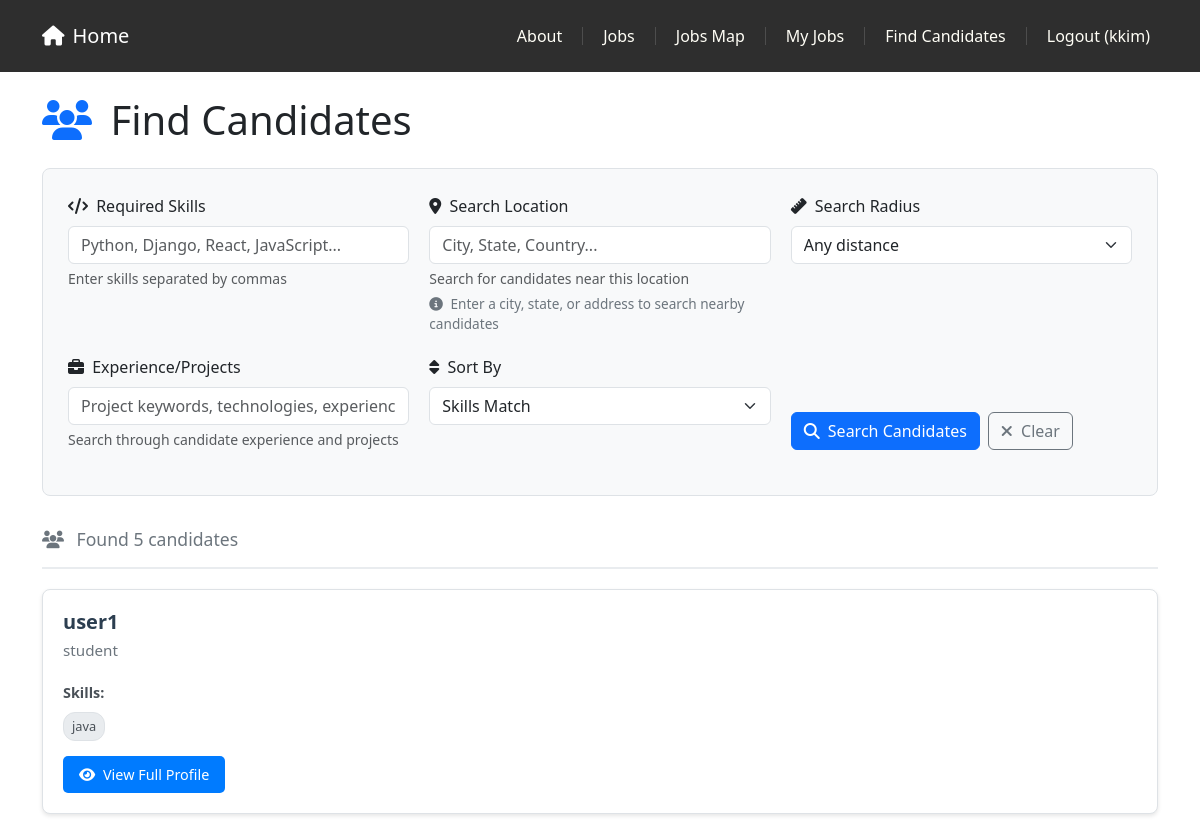
/jobs/recruiter/candidates/ (signed in, upper part), run on an earlier commit of the app's database.
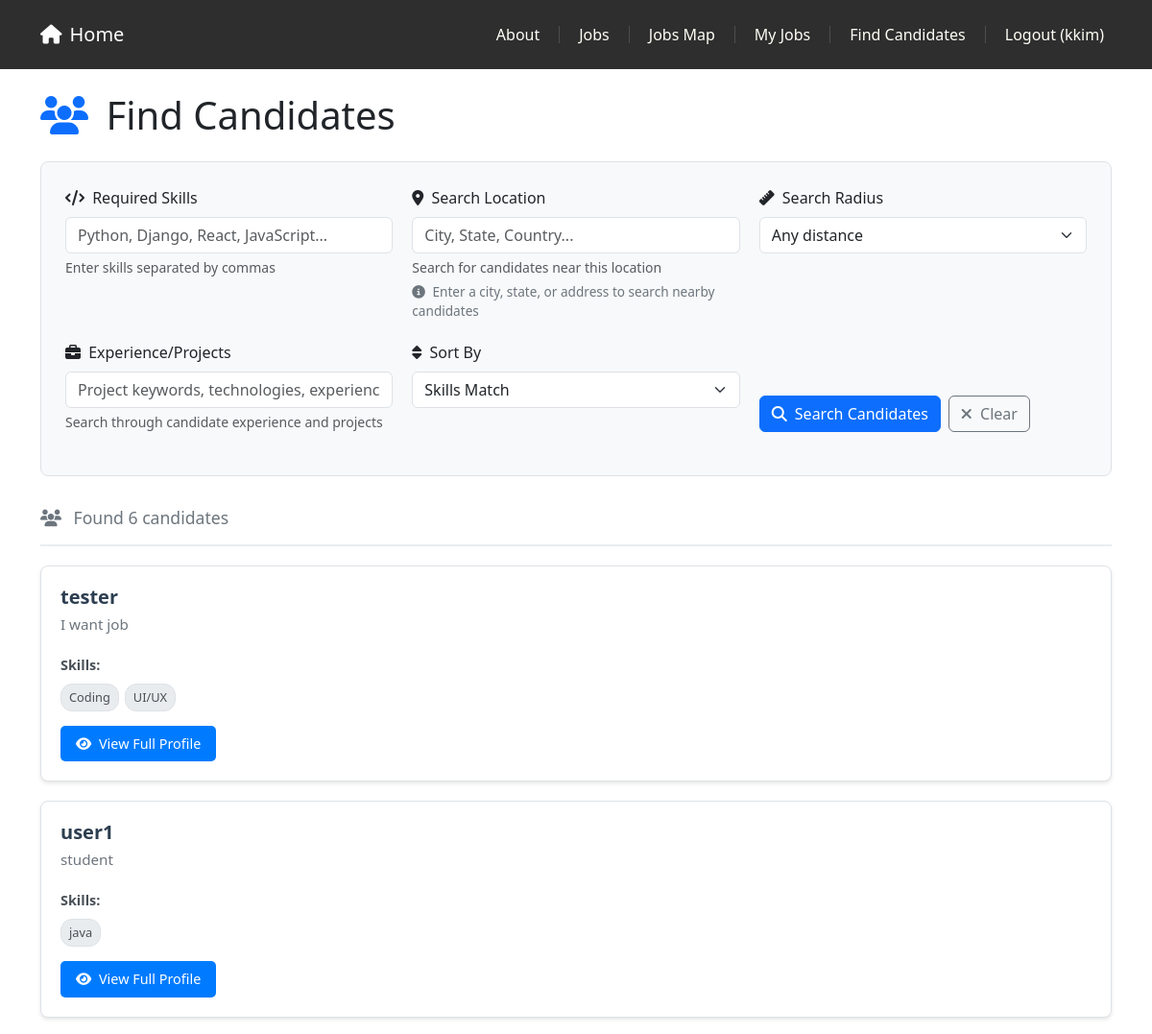
And on a later commit of the database.
### profiles/models.py (models this page shows, shortened)
class Profile(models.Model):
	user = models.OneToOneField(settings.AUTH_USER_MODEL, on_delete=models.CASCADE, related_name='profile')
	name = models.CharField(max_length=150)
	headline = models.CharField(max_length=150, blank=True)
	skills = models.TextField(blank=True)
	education = models.TextField(blank=True)
	experience = models.TextField(blank=True)
	links = models.TextField(blank=True, help_text='Any links (one per line)')
	is_public = models.BooleanField(default=True, help_text='Make your profile visible to recruiters')
	show_contact_info = models.BooleanField(default=True, help_text='Show contact information to recruiters')
	show_experience = models.BooleanField(default=True, help_text='Show work experience to recruiters')
	show_education = models.BooleanField(default=True, help_text='Show education to recruiters')
	show_skills = models.BooleanField(default=True, help_text='Show skills to recruiters')
	show_links = models.BooleanField(default=True, help_text='Show links to recruiters')
	preferred_location_lat = models.DecimalField(max_digits=9, decimal_places=6, null=True, blank=True, help_text='Latitude of preferred location')
	preferred_location_lng = models.DecimalField(max_digits=9, decimal_places=6, null=True, blank=True, help_text='Longitude of preferred location')
	preferred_location_address = models.CharField(max_length=255, blank=True, help_text='Address of preferred location')
	commute_radius = models.IntegerField(default=25, help_text='Preferred commute radius in miles')
	created_at = models.DateTimeField(auto_now_add=True)
	updated_at = models.DateTimeField(auto_now=True)

### jobs/views.py (the view, shortened to what this page needs)
# urls.py: path('recruiter/candidates/', views.CandidateSearchView.as_view(), name='candidate_search'),
class CandidateSearchView(LoginRequiredMixin, RecruiterRequiredMixin, ListView):
    model = Profile
    template_name = 'jobs/candidate_search.html'
    context_object_name = 'candidates'
    paginate_by = 10
    def get_queryset(self):
        queryset = Profile.objects.filter(
            is_public=True
        ).select_related('user').order_by('-updated_at')
        form = CandidateSearchForm(self.request.GET)
        if form.is_valid():
            cleaned_data = form.cleaned_data
            if cleaned_data.get('experience'):
                experience_query = cleaned_data['experience']
                queryset = queryset.filter(
                    Q(experience__icontains=experience_query) |
                    Q(education__icontains=experience_query)
                )
            search_lat = cleaned_data.get('search_lat')
            search_lng = cleaned_data.get('search_lng')
            distance_radius = cleaned_data.get('distance_radius')
        return queryset
    def get_context_data(self, **kwargs):
        context = super().get_context_data(**kwargs)
        form = CandidateSearchForm(self.request.GET)
        context['form'] = form
        candidates_with_matches = []
        search_skills = []
        if form.is_valid() and form.cleaned_data.get('skills'):
            search_skills = [skill.strip().lower() for skill in form.cleaned_data['skills'].split(',') if skill.strip()]
        search_lat = None
        search_lng = None
        if form.is_valid():
            search_lat = form.cleaned_data.get('search_lat')
            search_lng = form.cleaned_data.get('search_lng')
        for candidate in context['candidates']:
            skills_list = []
            if candidate.skills:
                raw_skills = candidate.skills.replace('\n', ',').split(',')
                skills_list = [skill.strip() for skill in raw_skills if skill.strip()]
            candidate_data = {
                'profile': candidate,
                'skills_list': skills_list,
                'skills_match_percentage': 0,
                'matching_skills': [],
                'distance_from_search': None
            }
            candidates_with_matches.append(candidate_data)
        sort_by = form.cleaned_data.get('sort_by', 'skills_match') if form.is_valid() else 'skills_match'
        if sort_by == 'skills_match':
            candidates_with_matches.sort(key=lambda x: (-x['skills_match_percentage'], x['profile'].updated_at), reverse=True)
        elif sort_by == 'distance':
            candidates_with_matches.sort(key=lambda x: (x['distance_from_search'] or float('inf'), -x['skills_match_percentage']))
        elif sort_by == 'recent':
            candidates_with_matches.sort(key=lambda x: x['profile'].updated_at, reverse=True)
        elif sort_by == 'name':
            candidates_with_matches.sort(key=lambda x: x['profile'].name.lower())
        context['candidates'] = candidates_with_matches
        context['GOOGLE_MAPS_API_KEY'] = settings.GOOGLE_MAPS_API_KEY
        return context

### accounts/templatetags/account_tags.py (called while the page is built)
@register.filter(name='has_group')
def has_group(user, group_name: str) -> bool:
    if not getattr(user, 'is_authenticated', False):
        return False
    return user.groups.filter(name=group_name).exists() or getattr(user, 'is_superuser', False)

### jobs/views.py (called while the page is built)
def is_admin(user):
    return user.is_superuser or user.groups.filter(name='admin').exists()

    def test_func(self):
        return is_admin(self.request.user) or is_recruiter(self.request.user)

### jobs/templates/jobs/candidate_search.html (shortened to what the changed rows need)
{% extends 'base.html' %}
{% load static %}
{% block extra_css %}
<link rel="stylesheet" href="{% static 'css/style.css' %}">
{% endblock %}
{% block content %}
<div class="container mt-4">
    <div class="row">
        <div class="col-12">
            <h1 class="mb-4">
                <i class="fas fa-users text-primary me-2"></i>
                Find Candidates
            </h1>
            <div class="results-header">
                <div class="results-count">
                    <i class="fas fa-users me-2"></i>
                    Found {{ candidates|length }} candidate{{ candidates|length|pluralize }}
                </div>
            </div>
            {% if candidates %}
                <div class="candidates-list">
                    {% for candidate_data in candidates %}
                        <div class="candidate-card">
                            <div class="candidate-header">
                                <div>
                                    <h3 class="candidate-name">{{ candidate_data.profile.name }}</h3>
                                    {% if candidate_data.profile.headline %}
                                        <p class="candidate-headline">{{ candidate_data.profile.headline }}</p>
                                    {% endif %}
                                </div>
                            </div>
                            {% if candidate_data.skills_list %}
                                <div class="skills-section">
                                    <div class="skills-label">Skills:</div>
                                    <div class="skills-list">
                                        {% for skill in candidate_data.skills_list %}
                                            <span class="skill-tag {% if skill|lower in candidate_data.matching_skills %}matching{% endif %}">
                                                {{ skill }}
                                            </span>
                                        {% endfor %}
                                    </div>
                                </div>
                            {% endif %}
                            <div class="candidate-actions">
                                <button type="button" class="btn btn-view-profile"
                                        data-bs-toggle="modal"
                                        data-bs-target="#candidateModal{{ candidate_data.profile.id }}">
                                    <i class="fas fa-eye me-1"></i>
                                    View Full Profile
                                </button>
                            </div>
                        </div>
                    {% endfor %}
                </div>
            {% endif %}
        </div>
    </div>
</div>
{% endblock %}

What changed in the data, as far as the page shows it:
added Profile: profile.name "tester", profile.headline "I want job", skills_list "Coding" "UI/UX"
Also different on the page:
{{ candidates|length }}: "5" → "6"
